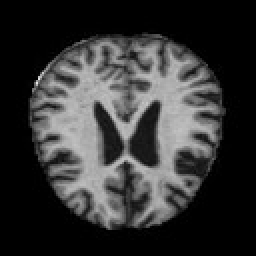
#> input picture Data/alzheimer/mild_137.jpg, 128 x 128 px, found by its file name (shown 2 times larger); its folder holds only this picture in this run
$ jupyter execute --allow-errors Preprocessing_Tests.ipynb
#> lines starting #> are read from the running program, lines starting #| are printed output that depends on the picture; after the words box and inside, x2 and y2 are one past the last pixel; in counts of white or black regions, pixels touching at a corner belong together
# **Medical Image Preprocessing Pipeline for Brain Disorder Classification**

## **Overview**
This project focuses on improving brain scan classification into three categories:
- Normal
- Alzheimer's disease
- Parkinson's disease

We tested 17 preprocessing techniques and found that **Standard Histogram Equalization** gave the best results.

## **Data**
- 150 total brain scan images (50 from each class)
- All classes are balanced

## **Preprocessing Techniques Tested**
- **Contrast Enhancement**:
  - Standard Histogram Equalization (best)
  - Adaptive Histogram Equalization
  - CLAHE
- **Noise Reduction**:
  - Gaussian Blur
  - Bilateral Filtering
  - Median Filtering
  - Non-Local Means Denoising
- **Sharpening**:
  - Laplacian Filtering
  - Unsharp Masking
- **Combination methods** like Denoise + CLAHE + Sharpen

## **Evaluation Method**
- 5-fold cross-validation
- Random Forest classifier
- Metrics used: accuracy, precision, recall, F1-score, and training time
- Techniques ranked using a weighted scoring system

## **Best Technique: Standard Histogram Equalization**
This method improves contrast in brain images by spreading out the brightness levels. It makes it easier to see small differences and structures in the brain, which helps in identifying changes linked to Alzheimer’s and Parkinson’s.

### **Performance:**
- Cross-validation accuracy: 73.33%
- Test accuracy: 80.00%

### **Why It Works:**
- Makes brain structure changes more visible
- Highlights features like brain shrinkage or enlarged ventricles
- Fast and effective for clinical use

[cell 1]
# First mount Google Drive to access the data
from google.colab import drive
drive.mount('/content/drive')

import os
import random
import time
import numpy as np
import cv2
import seaborn as sns
import matplotlib.pyplot as plt
from skimage import exposure, feature, transform, filters, restoration
import pandas as pd
from tqdm import tqdm
from sklearn.model_selection import train_test_split, KFold, cross_val_score, StratifiedKFold
from sklearn.ensemble import RandomForestClassifier, IsolationForest
from sklearn.metrics import accuracy_score, classification_report, confusion_matrix
from sklearn.preprocessing import LabelEncoder, StandardScaler
from imblearn.over_sampling import SMOTE
from collections import Counter

# Configuration
DATA_PATH = '/content/drive/MyDrive/MLData/Data'
SAMPLE_SIZE_PER_CLASS = 50    # Increased sample for better evaluation
K_FOLDS = 5                   # Number of folds for cross-validation
TEST_SIZE = 0.2               # 20% for testing
RANDOM_SEED = 42
IMAGE_SIZE = (64, 64)         # Standard size for all images

random.seed(RANDOM_SEED)
np.random.seed(RANDOM_SEED)

# Verify the folder exists
if not os.path.exists(DATA_PATH):
    raise FileNotFoundError(f"Data folder not found at {DATA_PATH}. Please check the path.")

# Function to load all images or a sample
def load_images(data_path, sample_size=None):

#> called with data_path = '/content/drive/MyDrive/MLData/Data', sample_size = 50
    classes = [d for d in os.listdir(data_path) if os.path.isdir(os.path.join(data_path, d))]
    image_paths = []
    labels = []

    print(f"Found {len(classes)} classes: {classes}")

    for class_name in classes:
        class_path = os.path.join(data_path, class_name)
        all_images = [f for f in os.listdir(class_path)
                      if f.lower().endswith(('.png', '.jpg', '.jpeg', '.bmp', '.tif', '.tiff'))]

        print(f"Class {class_name}: {len(all_images)} images")

        if sample_size is not None:
            # Sample images if sample_size is specified
            selected_images = random.sample(all_images, min(sample_size, len(all_images)))
        else:
            # Use all images
            selected_images = all_images

        for img_name in selected_images:
            image_paths.append(os.path.join(class_path, img_name))
            labels.append(class_name)

    print(f"Loaded total of {len(image_paths)} images from {len(classes)} classes")
    return image_paths, labels, classes

# Load images
try:
    image_paths, labels, class_names = load_images(DATA_PATH, SAMPLE_SIZE_PER_CLASS)
except Exception as e:
    print(f"Error loading images: {e}")
    raise

[cell 2]
# Preprocessing Techniques

def original_image(img):
    """No processing"""
    return img

# [25 lines left out: functions grayscale_conversion, enhance_contrast_clahe, not called in this run]

def standard_hist_equalization(img):
    """Standard Histogram Equalization"""
    if len(img.shape) == 3:
        ycrcb = cv2.cvtColor(img, cv2.COLOR_BGR2YCrCb)
        ycrcb[:,:,0] = cv2.equalizeHist(ycrcb[:,:,0])
        return cv2.cvtColor(ycrcb, cv2.COLOR_YCrCb2BGR)
    else:
        return cv2.equalizeHist(img)

# [17 lines left out: function adaptive_equalization, not called in this run]

def noise_reduction_gaussian(img):
    """Noise reduction with Gaussian Blur"""
    return cv2.GaussianBlur(img, (5, 5), 0)

# [6 lines left out: function noise_reduction_bilateral, not called in this run]

def noise_reduction_median(img):
    """Noise reduction with Median Filter (good for salt-and-pepper noise)"""
    return cv2.medianBlur(img, 5)

# [121 lines left out: functions noise_reduction_nlm, image_sharpening, image_sharpening_laplacian, gamma_correction, edge_enhancement, normalization and 13 more, not called in this run]

[cell 3]
# Preprocessing Pipeline with Cross-Validation

def process_and_evaluate_images(image_paths, labels, test_mode=False):

    # Define preprocessing techniques to test
#> called with test_mode = False
    techniques = {
        'Original': original_image,
        'CLAHE': enhance_contrast_clahe,
        'Hist Equalization': standard_hist_equalization,
        'Adaptive Equalization': adaptive_equalization,
        'Gaussian Blur': noise_reduction_gaussian,
        'Bilateral Filter': noise_reduction_bilateral,
        'Median Filter': noise_reduction_median,
        'NLM Denoising': noise_reduction_nlm,
        'Sharpen (Unsharp)': image_sharpening,
        'Sharpen (Laplacian)': image_sharpening_laplacian,
        'Gamma Correction': gamma_correction,
        'CLAHE + Sharpen': clahe_sharpen,
        'Denoise + CLAHE + Sharpen': denoise_clahe_sharpen,
        'Median + Sharpen': median_sharpen,
        'Edge Enhance + Sharpen': edge_enhance_sharpen,
        'Denoise + Normalize + CLAHE': denoise_normalize_clahe,
        'Gamma + CLAHE + Sharpen': gamma_clahe_sharpen,
        'CLAHE + Gamma + Sharpen': clahe_gamma_sharpen,
        'Median + CLAHE + Sharpen': median_clahe_sharpen,
        'Gaussian + CLAHE + Gamma': gaussian_clahe_gamma,
        'NLM + CLAHE + Unsharp': nlm_clahe_unsharp,
        'Normalize + Gamma + CLAHE': normalize_gamma_clahe,
        'Bilateral + Adaptive + Sharpen': bilateral_adaptive_sharpen,
        'CLAHE + Edge Enhance + Sharpen': clahe_edge_sharpen,
    }

    # If in test mode, use only a subset of techniques
    if test_mode:
        techniques = {k: techniques[k] for k in list(techniques.keys())[:5]}
        print(f"TEST MODE: Using only {len(techniques)} techniques")

    # Encode labels
    le = LabelEncoder()
    y = le.fit_transform(labels)

    results = []

    # Process images with each technique
    for name, preprocess_func in techniques.items():
        print(f"\nProcessing with {name}...")
        X = []
        processed_labels = []

        # Process each image
        for path, label in tqdm(zip(image_paths, labels), total=len(image_paths), desc=f"Processing {name}"):
            try:
                img = cv2.imread(path)
#> img is the input picture: shape (128, 128, 3); min 0, max 230, mean 52.2
                if img is None:
                    print(f"Warning: Could not read {path}")
                    continue

                # Apply preprocessing
                processed = preprocess_func(img)

                # Resize to standard size
                resized = cv2.resize(processed, IMAGE_SIZE)
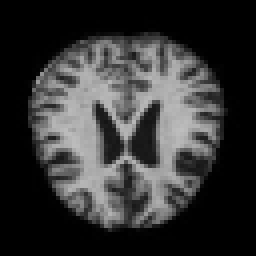
#> resized: shape (64, 64, 3) (shown 4 times larger); min 0, max 190, mean 52.2

                # Ensure image has correct dimensions
                if len(resized.shape) == 2:
                    resized = np.stack((resized,)*3, axis=-1)

                # Flatten for classifier
                X.append(resized.flatten())
                processed_labels.append(label)

            except Exception as e:
                print(f"Error processing {path} with {name}: {e}")
                continue

        if len(X) == 0:
            print(f"No images successfully processed with {name}. Skipping.")
            continue

        X = np.array(X)
        y_processed = le.transform(processed_labels)

        # Split data
        X_train, X_test, y_train, y_test = train_test_split(
            X, y_processed, test_size=TEST_SIZE, random_state=RANDOM_SEED, stratify=y_processed
        )

        # Train and evaluate with cross-validation
        clf = RandomForestClassifier(n_estimators=100, max_depth=None, random_state=RANDOM_SEED, n_jobs=-1)

        # Measure training time
        start_time = time.time()

        # Cross-validation for more robust evaluation
        cv = KFold(n_splits=K_FOLDS, shuffle=True, random_state=RANDOM_SEED)
        cv_scores = cross_val_score(clf, X_train, y_train, cv=cv, scoring='accuracy', n_jobs=-1)

        # Train on full training set
        clf.fit(X_train, y_train)
        training_time = time.time() - start_time

        # Evaluate on test set
        y_pred = clf.predict(X_test)
        test_accuracy = accuracy_score(y_test, y_pred)

        # Generate detailed metrics
        class_report = classification_report(y_test, y_pred, target_names=le.classes_, output_dict=True)
        conf_matrix = confusion_matrix(y_test, y_pred)

        # Store results
        result = {
            'technique': name,
            'cv_accuracy_mean': cv_scores.mean(),
            'cv_accuracy_std': cv_scores.std(),
            'test_accuracy': test_accuracy,
            'training_time': training_time,
            'precision': class_report['weighted avg']['precision'],
            'recall': class_report['weighted avg']['recall'],
            'f1_score': class_report['weighted avg']['f1-score']
        }

        results.append(result)

        # Print summary
        print(f"Cross-validation accuracy: {cv_scores.mean():.3f} ± {cv_scores.std():.3f}")
        print(f"Test accuracy: {test_accuracy:.3f}")
        print(f"Training time: {training_time:.2f}s")
        print("Classification Report:")
        print(classification_report(y_test, y_pred, target_names=le.classes_))

    return pd.DataFrame(results), le

# Process and evaluate all techniques
#> (the rest of this cell did not finish here and is left out)

[cell 4]
# Compare and Visualize Results

# [41 lines left out: function compare_techniques, not called in this run]

# Compare the techniques
#> (the rest of this cell did not finish here and is left out)

[cell 5]
# Visualize Results

# Bar chart of cross-validation accuracies
plt.figure(figsize=(12, 6))
#> (the rest of this cell did not finish here and is left out)

[cell 6]
# [79 lines left out: function visualize_preprocessing_techniques, not called in this run]

#> (a cell that did not finish here is left out)

[cell 8]
# Summary report
print("\n=== SUMMARY ===")
print(f"Total images analyzed: {len(image_paths)}")
print(f"Classes: {', '.join(class_names)}")
#> (the rest of this cell did not finish here and is left out)

[cell 9]
#  Extract features from images for outlier detection.

def extract_image_features(image_paths):

    features = []
    valid_paths = []

    for path in tqdm(image_paths, desc="Extracting image features"):
        try:
            img = cv2.imread(path)
            if img is None:
                print(f"Warning: Could not read {path}")
                continue

            # Convert to grayscale
            if len(img.shape) == 3:
                gray = cv2.cvtColor(img, cv2.COLOR_BGR2GRAY)
            else:
                gray = img

            # Resize
            gray = cv2.resize(gray, IMAGE_SIZE)

            # Calculate features
            mean = np.mean(gray)
            std = np.std(gray)
            # Calculate histogram
            hist = cv2.calcHist([gray], [0], None, [256], [0, 256])
            hist = hist.flatten() / hist.sum()  # Normalize
            # Calculate entropy
            entropy = -np.sum(hist * np.log2(hist + 1e-10))

            # Calculate skewness and kurtosis
            skewness = np.mean(((gray - mean) / (std + 1e-10)) ** 3)
            kurtosis = np.mean(((gray - mean) / (std + 1e-10)) ** 4) - 3

            # Extract edge features
            edges = cv2.Canny(gray, 100, 200)
            edge_density = np.sum(edges > 0) / (IMAGE_SIZE[0] * IMAGE_SIZE[1])

            # Create feature vector
            feat_vector = [mean, std, entropy, skewness, kurtosis, edge_density]
            features.append(feat_vector)
            valid_paths.append(path)

        except Exception as e:
            print(f"Error processing {path}: {e}")
            continue

    return np.array(features), valid_paths

[cell 10]
def detect_outliers(features, contamination=0.05):

    # Standardize features
    scaler = StandardScaler()
    scaled_features = scaler.fit_transform(features)

    # Train Isolation Forest
    clf = IsolationForest(contamination=contamination, random_state=RANDOM_SEED)
    outlier_pred = clf.fit_predict(scaled_features)

    # Convert to binary: 1 for inliers, 0 for outliers
    outlier_mask = outlier_pred == -1

    return outlier_mask

[cell 11]
def visualize_outliers(image_paths, outlier_mask, labels, class_names, num_samples=3):

    # Group outliers by class
    outlier_indices = np.where(outlier_mask)[0]
    outlier_by_class = {class_name: [] for class_name in class_names}

    for idx in outlier_indices:
        outlier_by_class[labels[idx]].append(image_paths[idx])

    # Plot outliers
    plt.figure(figsize=(15, 5 * len(class_names)))

    for i, class_name in enumerate(class_names):
        class_outliers = outlier_by_class[class_name]
        samples_to_show = min(num_samples, len(class_outliers))

        for j in range(samples_to_show):
            if j < len(class_outliers):
                plt.subplot(len(class_names), num_samples, i*num_samples + j + 1)
                img = cv2.imread(class_outliers[j])
                img = cv2.cvtColor(img, cv2.COLOR_BGR2RGB)
                plt.imshow(img)
                plt.title(f"{class_name} outlier")
                plt.axis('off')

    plt.tight_layout()
    plt.show()

    # Print statistics
    print("\n=== Outlier Statistics ===")
    print(f"Total outliers detected: {np.sum(outlier_mask)} ({np.sum(outlier_mask)/len(outlier_mask)*100:.2f}%)")
    for class_name in class_names:
        class_indices = [i for i, l in enumerate(labels) if l == class_name]
        class_outliers = sum(outlier_mask[i] for i in class_indices)
        print(f"{class_name}: {class_outliers} outliers out of {len(class_indices)} images ({class_outliers/len(class_indices)*100:.2f}%)")

[cell 12]
def rebalance_dataset(image_paths, labels, outlier_mask):

    # Remove outliers
    inlier_indices = np.where(~outlier_mask)[0]
    cleaned_paths = [image_paths[i] for i in inlier_indices]
    cleaned_labels = [labels[i] for i in inlier_indices]

    print("\n=== Class Distribution After Outlier Removal ===")
    class_counts = Counter(cleaned_labels)
    for class_name, count in class_counts.items():
        print(f"{class_name}: {count} images")

    # Extract features for SMOTE
    X = []
    for path in tqdm(cleaned_paths, desc="Preparing for rebalancing"):
        try:
            img = cv2.imread(path)
            if img is None:
                continue

            # Apply histogram equalization (since it was the best technique)
            if len(img.shape) == 3:
                # Apply equalization to each channel
                eq_img = np.zeros_like(img)
                for c in range(3):
                    eq_img[:,:,c] = exposure.equalize_hist(img[:,:,c])
            else:
                eq_img = exposure.equalize_hist(img)

            # Resize
            resized = cv2.resize(eq_img, IMAGE_SIZE)

            # Flatten
            X.append(resized.flatten())

        except Exception as e:
            print(f"Error processing {path}: {e}")
            continue

    X = np.array(X)
    y = np.array(cleaned_labels)

    # Check if rebalancing is needed
    class_counts = Counter(y)
    max_class_count = max(class_counts.values())
    min_class_count = min(class_counts.values())

    if min_class_count / max_class_count < 0.8:  # If imbalance is significant
        print("\n=== Rebalancing Dataset ===")
        print(f"Before rebalancing: {class_counts}")

        # Apply SMOTE for minority class upsampling
        smote = SMOTE(random_state=RANDOM_SEED)
        X_rebalanced, y_rebalanced = smote.fit_resample(X, y)

        print(f"After rebalancing: {Counter(y_rebalanced)}")
        return X_rebalanced, y_rebalanced, True

    else:
        print("\nNo rebalancing needed, class distribution is already balanced enough.")
        return X, y, False

[cell 13]
def apply_best_preprocessing(image_paths, labels, outlier_mask=None):

    if outlier_mask is not None:
        # Remove outliers
        inlier_indices = np.where(~outlier_mask)[0]
        image_paths = [image_paths[i] for i in inlier_indices]
        labels = [labels[i] for i in inlier_indices]

    X = []
    y = []

    for path, label in tqdm(zip(image_paths, labels), total=len(image_paths), desc="Applying histogram equalization"):
        try:
            img = cv2.imread(path)
            if img is None:
                print(f"Warning: Could not read {path}")
                continue

            # Apply histogram equalization
            if len(img.shape) == 3:
                # Apply equalization to each channel
                eq_img = np.zeros_like(img)
                for c in range(3):
                    eq_img[:,:,c] = exposure.equalize_hist(img[:,:,c])
            else:
                eq_img = exposure.equalize_hist(img)

            # Resize
            resized = cv2.resize(eq_img, IMAGE_SIZE)

            # Flatten for classifier
            X.append(resized.flatten())
            y.append(label)

        except Exception as e:
            print(f"Error processing {path}: {e}")
            continue

    return np.array(X), np.array(y)

[cell 14]
# Main workflow to detect outliers, remove them, rebalance data, and apply preprocessing

def process_dataset(image_paths, labels, class_names, contamination=0.05, visualize=True):
    """
    Complete workflow for image preprocessing with outlier detection and rebalancing
    """
    print("\n=== Step 1: Feature Extraction for Outlier Detection ===")
    features, valid_paths = extract_image_features(image_paths)
#> in extract_image_features, `mean = np.mean(gray)`: mean = 52.22
#> in extract_image_features, `std = np.std(gray)`: std = 65.2
#> in extract_image_features, `hist = cv2.calcHist([gray], [0], None, [256], [0, 256])`: hist = 256 values, max 1834 at index 0, min 0 at index 9, mean 16
#> in extract_image_features, `hist = hist.flatten() / hist.sum()`: hist = 256 values, max 0.448 at index 0, min 0 at index 9, mean 0.00391
#> in extract_image_features, `entropy = -np.sum(hist * np.log2(hist + 1e-10))`: entropy = 4.93
#> in extract_image_features, `skewness = np.mean(((gray - mean) / (std + 1e-10)) ** 3)`: skewness = 0.804
#> in extract_image_features, `kurtosis = np.mean(((gray - mean) / (std + 1e-10)) ** 4) - 3`: kurtosis = -0.946
#> in extract_image_features, `edges = cv2.Canny(gray, 100, 200)`:
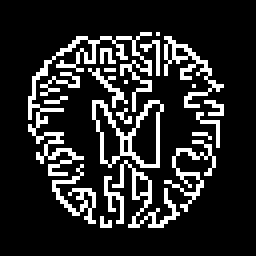
#> edges: shape (64, 64) (shown 4 times larger); 15.8% white in thin lines or dots, all inside (x1, y1, x2, y2) = (7, 8, 56, 57)
#> in extract_image_features, `edge_density = np.sum(edges > 0) / (IMAGE_SIZE[0] * IMAGE_SIZE[1])`: edge_density = 0.158
#> in extract_image_features, `feat_vector = [mean, std, entropy, skewness, kurtosis, edge_density]`: feat_vector = [52.22, 65.2, 4.93, 0.804, -0.946, 0.158]
#> features = [[52.22, 65.2, 4.93, 0.804, -0.946, 0.158], [127.9, 27.61, 6.47, 0.0908, 3.85, 0.215]]; valid_paths = 2 items
    valid_labels = [labels[image_paths.index(path)] for path in valid_paths]
#> valid_labels = ['alzheimer', 'normal']

    print("\n=== Step 2: Outlier Detection ===")
    outlier_mask = detect_outliers(features, contamination=contamination)
#> in detect_outliers, `scaled_features = scaler.fit_transform(features)`: scaled_features = [[-1, 1, -1, 1, -1, -1], [1, -1, 1, -1, 1, 1]]
#> in detect_outliers, `outlier_pred = clf.fit_predict(scaled_features)`: outlier_pred = [1, 1]
#> in detect_outliers, `outlier_mask = outlier_pred == -1`: outlier_mask = [False, False]
#> outlier_mask = [False, False]

    if visualize:
        print("\n=== Step 3: Visualizing Outliers ===")
        visualize_outliers(valid_paths, outlier_mask, valid_labels, class_names)
#> in visualize_outliers, `outlier_indices = np.where(outlier_mask)[0]`: outlier_indices = empty array
#| Total outliers detected: 0 (0.00%)
#> the loop in visualize_outliers, `for class_name in class_names:` made 2 passes
#> (class_indices, class_outliers) on passes 1 to 2: ([0], 0), ([1], 0)
#> (printed output is left out)

    print("\n=== Step 4: Rebalancing Dataset ===")
    X_rebalanced, y_rebalanced, was_rebalanced = rebalance_dataset(valid_paths, valid_labels, outlier_mask)
#> in rebalance_dataset, `inlier_indices = np.where(~outlier_mask)[0]`: inlier_indices = [0, 1]
#> in rebalance_dataset, `cleaned_paths = [image_paths[i] for i in inlier_indices]`: cleaned_paths = 2 items
#> in rebalance_dataset, `cleaned_labels = [labels[i] for i in inlier_indices]`: cleaned_labels = ['alzheimer', 'normal']
#> in rebalance_dataset, `class_counts = Counter(cleaned_labels)`: class_counts = {'alzheimer': 1, 'normal': 1}
#> the loop in rebalance_dataset, `for class_name, count in class_counts.items():` made 2 passes
#> (class_name, count) on passes 1 to 2: ('alzheimer', 1), ('normal', 1)
#> (printed output is left out)
#> after the loop in rebalance_dataset, `for c in range(3):`:
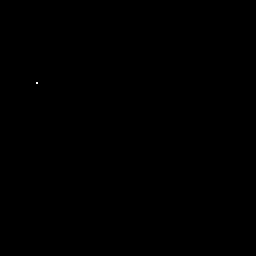
#> eq_img: shape (128, 128, 3) (shown 2 times larger); values 0 (black) and 1 (white), 0.01% white in thin lines or dots, all inside (x1, y1, x2, y2) = (18, 41, 19, 42)
#> in rebalance_dataset, `max_class_count = max(class_counts.values())`: max_class_count = 1
#> (the rest of the program and of its run is left out)
